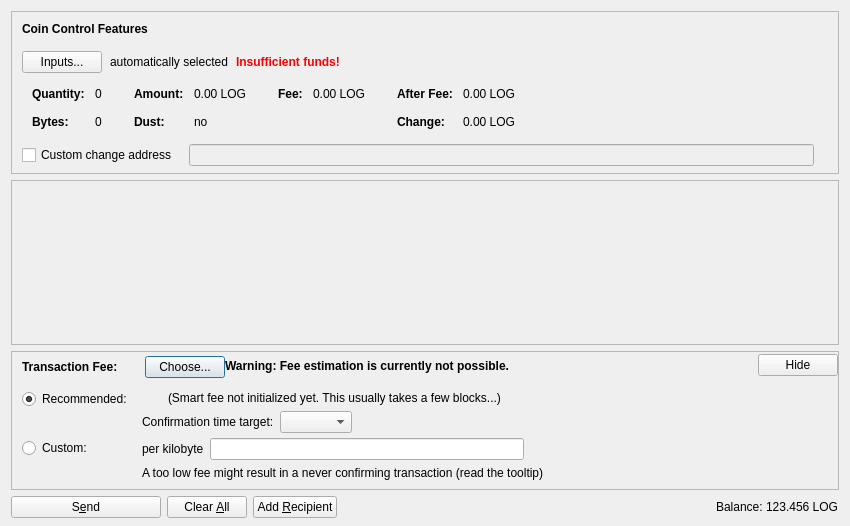
<?xml version="1.0" encoding="UTF-8"?>
<ui version="4.0">
 <class>SendCoinsDialog</class>
 <widget class="QDialog" name="SendCoinsDialog">
  <property name="geometry">
   <rect>
    <x>0</x>
    <y>0</y>
    <width>850</width>
    <height>526</height>
   </rect>
  </property>
  <property name="windowTitle">
   <string>Send Coins</string>
  </property>
  <layout class="QVBoxLayout" name="verticalLayout" stretch="0,1,0,0">
   <property name="bottomMargin">
    <number>8</number>
   </property>
   <item>
    <widget class="QFrame" name="frameCoinControl">
     <property name="sizePolicy">
      <sizepolicy hsizetype="Expanding" vsizetype="Expanding">
       <horstretch>0</horstretch>
       <verstretch>0</verstretch>
      </sizepolicy>
     </property>
     <property name="maximumSize">
      <size>
       <width>16777215</width>
       <height>16777215</height>
      </size>
     </property>
     <property name="frameShape">
      <enum>QFrame::StyledPanel</enum>
     </property>
     <property name="frameShadow">
      <enum>QFrame::Sunken</enum>
     </property>
     <layout class="QVBoxLayout" name="verticalLayoutCoinControl2">
      <property name="spacing">
       <number>0</number>
      </property>
      <property name="leftMargin">
       <number>0</number>
      </property>
      <property name="topMargin">
       <number>0</number>
      </property>
      <property name="rightMargin">
       <number>0</number>
      </property>
      <property name="bottomMargin">
       <number>6</number>
      </property>
      <item>
       <layout class="QVBoxLayout" name="verticalLayoutCoinControl" stretch="0,0,0,0,1">
        <property name="spacing">
         <number>0</number>
        </property>
        <property name="leftMargin">
         <number>10</number>
        </property>
        <property name="topMargin">
         <number>10</number>
        </property>
        <item>
         <layout class="QHBoxLayout" name="horizontalLayoutCoinControl1">
          <property name="bottomMargin">
           <number>15</number>
          </property>
          <item>
           <widget class="QLabel" name="labelCoinControlFeatures">
            <property name="sizePolicy">
             <sizepolicy hsizetype="Preferred" vsizetype="Maximum">
              <horstretch>0</horstretch>
              <verstretch>0</verstretch>
             </sizepolicy>
            </property>
            <property name="font">
             <font>
              <weight>75</weight>
              <bold>true</bold>
             </font>
            </property>
            <property name="styleSheet">
             <string notr="true">font-weight:bold;</string>
            </property>
            <property name="text">
             <string>Coin Control Features</string>
            </property>
           </widget>
          </item>
         </layout>
        </item>
        <item>
         <layout class="QHBoxLayout" name="horizontalLayoutCoinControl2" stretch="0,0,0,0">
          <property name="spacing">
           <number>8</number>
          </property>
          <property name="bottomMargin">
           <number>10</number>
          </property>
          <item>
           <widget class="QPushButton" name="pushButtonCoinControl">
            <property name="styleSheet">
             <string notr="true"/>
            </property>
            <property name="text">
             <string>Inputs...</string>
            </property>
            <property name="autoDefault">
             <bool>false</bool>
            </property>
           </widget>
          </item>
          <item>
           <widget class="QLabel" name="labelCoinControlAutomaticallySelected">
            <property name="text">
             <string>automatically selected</string>
            </property>
            <property name="margin">
             <number>5</number>
            </property>
           </widget>
          </item>
          <item>
           <widget class="QLabel" name="labelCoinControlInsuffFunds">
            <property name="font">
             <font>
              <weight>75</weight>
              <bold>true</bold>
             </font>
            </property>
            <property name="styleSheet">
             <string notr="true">color:red;font-weight:bold;</string>
            </property>
            <property name="text">
             <string>Insufficient funds!</string>
            </property>
            <property name="margin">
             <number>5</number>
            </property>
           </widget>
          </item>
          <item>
           <spacer name="horizontalSpacerCoinControl">
            <property name="orientation">
             <enum>Qt::Horizontal</enum>
            </property>
            <property name="sizeHint" stdset="0">
             <size>
              <width>40</width>
              <height>1</height>
             </size>
            </property>
           </spacer>
          </item>
         </layout>
        </item>
        <item>
         <widget class="QWidget" name="widgetCoinControl" native="true">
          <property name="sizePolicy">
           <sizepolicy hsizetype="Preferred" vsizetype="Preferred">
            <horstretch>0</horstretch>
            <verstretch>0</verstretch>
           </sizepolicy>
          </property>
          <property name="minimumSize">
           <size>
            <width>0</width>
            <height>0</height>
           </size>
          </property>
          <property name="styleSheet">
           <string notr="true"/>
          </property>
          <layout class="QHBoxLayout" name="horizontalLayoutCoinControl5">
           <property name="leftMargin">
            <number>0</number>
           </property>
           <property name="topMargin">
            <number>0</number>
           </property>
           <property name="rightMargin">
            <number>0</number>
           </property>
           <property name="bottomMargin">
            <number>0</number>
           </property>
           <item>
            <layout class="QHBoxLayout" name="horizontalLayoutCoinControl3" stretch="0,0,0,1">
             <property name="spacing">
              <number>20</number>
             </property>
             <property name="topMargin">
              <number>0</number>
             </property>
             <property name="bottomMargin">
              <number>10</number>
             </property>
             <item>
              <layout class="QFormLayout" name="formLayoutCoinControl1">
               <property name="horizontalSpacing">
                <number>10</number>
               </property>
               <property name="verticalSpacing">
                <number>14</number>
               </property>
               <property name="leftMargin">
                <number>10</number>
               </property>
               <property name="topMargin">
                <number>4</number>
               </property>
               <property name="rightMargin">
                <number>6</number>
               </property>
               <item row="0" column="0">
                <widget class="QLabel" name="labelCoinControlQuantityText">
                 <property name="font">
                  <font>
                   <weight>75</weight>
                   <bold>true</bold>
                  </font>
                 </property>
                 <property name="text">
                  <string>Quantity:</string>
                 </property>
                 <property name="margin">
                  <number>0</number>
                 </property>
                </widget>
               </item>
               <item row="0" column="1">
                <widget class="QLabel" name="labelCoinControlQuantity">
                 <property name="cursor">
                  <cursorShape>IBeamCursor</cursorShape>
                 </property>
                 <property name="contextMenuPolicy">
                  <enum>Qt::ActionsContextMenu</enum>
                 </property>
                 <property name="text">
                  <string notr="true">0</string>
                 </property>
                 <property name="margin">
                  <number>0</number>
                 </property>
                 <property name="textInteractionFlags">
                  <set>Qt::LinksAccessibleByMouse|Qt::TextSelectableByKeyboard|Qt::TextSelectableByMouse</set>
                 </property>
                </widget>
               </item>
               <item row="1" column="0">
                <widget class="QLabel" name="labelCoinControlBytesText">
                 <property name="font">
                  <font>
                   <weight>75</weight>
                   <bold>true</bold>
                  </font>
                 </property>
                 <property name="text">
                  <string>Bytes:</string>
                 </property>
                </widget>
               </item>
               <item row="1" column="1">
                <widget class="QLabel" name="labelCoinControlBytes">
                 <property name="cursor">
                  <cursorShape>IBeamCursor</cursorShape>
                 </property>
                 <property name="contextMenuPolicy">
                  <enum>Qt::ActionsContextMenu</enum>
                 </property>
                 <property name="text">
                  <string notr="true">0</string>
                 </property>
                 <property name="textInteractionFlags">
                  <set>Qt::LinksAccessibleByMouse|Qt::TextSelectableByKeyboard|Qt::TextSelectableByMouse</set>
                 </property>
                </widget>
               </item>
              </layout>
             </item>
             <item>
              <layout class="QFormLayout" name="formLayoutCoinControl2">
               <property name="horizontalSpacing">
                <number>10</number>
               </property>
               <property name="verticalSpacing">
                <number>14</number>
               </property>
               <property name="leftMargin">
                <number>6</number>
               </property>
               <property name="topMargin">
                <number>4</number>
               </property>
               <property name="rightMargin">
                <number>6</number>
               </property>
               <item row="0" column="0">
                <widget class="QLabel" name="labelCoinControlAmountText">
                 <property name="font">
                  <font>
                   <weight>75</weight>
                   <bold>true</bold>
                  </font>
                 </property>
                 <property name="text">
                  <string>Amount:</string>
                 </property>
                 <property name="margin">
                  <number>0</number>
                 </property>
                </widget>
               </item>
               <item row="0" column="1">
                <widget class="QLabel" name="labelCoinControlAmount">
                 <property name="cursor">
                  <cursorShape>IBeamCursor</cursorShape>
                 </property>
                 <property name="contextMenuPolicy">
                  <enum>Qt::ActionsContextMenu</enum>
                 </property>
                 <property name="text">
                  <string notr="true">0.00 LOG</string>
                 </property>
                 <property name="textInteractionFlags">
                  <set>Qt::LinksAccessibleByMouse|Qt::TextSelectableByKeyboard|Qt::TextSelectableByMouse</set>
                 </property>
                </widget>
               </item>
               <item row="1" column="0">
                <widget class="QLabel" name="labelCoinControlLowOutputText">
                 <property name="font">
                  <font>
                   <weight>75</weight>
                   <bold>true</bold>
                  </font>
                 </property>
                 <property name="text">
                  <string>Dust:</string>
                 </property>
                </widget>
               </item>
               <item row="1" column="1">
                <widget class="QLabel" name="labelCoinControlLowOutput">
                 <property name="cursor">
                  <cursorShape>IBeamCursor</cursorShape>
                 </property>
                 <property name="contextMenuPolicy">
                  <enum>Qt::ActionsContextMenu</enum>
                 </property>
                 <property name="text">
                  <string notr="true">no</string>
                 </property>
                 <property name="textInteractionFlags">
                  <set>Qt::LinksAccessibleByMouse|Qt::TextSelectableByKeyboard|Qt::TextSelectableByMouse</set>
                 </property>
                </widget>
               </item>
              </layout>
             </item>
             <item>
              <layout class="QFormLayout" name="formLayoutCoinControl3">
               <property name="horizontalSpacing">
                <number>10</number>
               </property>
               <property name="verticalSpacing">
                <number>14</number>
               </property>
               <property name="leftMargin">
                <number>6</number>
               </property>
               <property name="topMargin">
                <number>4</number>
               </property>
               <property name="rightMargin">
                <number>6</number>
               </property>
               <item row="0" column="0">
                <widget class="QLabel" name="labelCoinControlFeeText">
                 <property name="font">
                  <font>
                   <weight>75</weight>
                   <bold>true</bold>
                  </font>
                 </property>
                 <property name="text">
                  <string>Fee:</string>
                 </property>
                 <property name="margin">
                  <number>0</number>
                 </property>
                </widget>
               </item>
               <item row="0" column="1">
                <widget class="QLabel" name="labelCoinControlFee">
                 <property name="cursor">
                  <cursorShape>IBeamCursor</cursorShape>
                 </property>
                 <property name="contextMenuPolicy">
                  <enum>Qt::ActionsContextMenu</enum>
                 </property>
                 <property name="text">
                  <string notr="true">0.00 LOG</string>
                 </property>
                 <property name="textInteractionFlags">
                  <set>Qt::LinksAccessibleByMouse|Qt::TextSelectableByKeyboard|Qt::TextSelectableByMouse</set>
                 </property>
                </widget>
               </item>
              </layout>
             </item>
             <item>
              <layout class="QFormLayout" name="formLayoutCoinControl4">
               <property name="horizontalSpacing">
                <number>10</number>
               </property>
               <property name="verticalSpacing">
                <number>14</number>
               </property>
               <property name="leftMargin">
                <number>6</number>
               </property>
               <property name="topMargin">
                <number>4</number>
               </property>
               <property name="rightMargin">
                <number>6</number>
               </property>
               <item row="0" column="0">
                <widget class="QLabel" name="labelCoinControlAfterFeeText">
                 <property name="font">
                  <font>
                   <weight>75</weight>
                   <bold>true</bold>
                  </font>
                 </property>
                 <property name="text">
                  <string>After Fee:</string>
                 </property>
                 <property name="margin">
                  <number>0</number>
                 </property>
                </widget>
               </item>
               <item row="0" column="1">
                <widget class="QLabel" name="labelCoinControlAfterFee">
                 <property name="cursor">
                  <cursorShape>IBeamCursor</cursorShape>
                 </property>
                 <property name="contextMenuPolicy">
                  <enum>Qt::ActionsContextMenu</enum>
                 </property>
                 <property name="text">
                  <string notr="true">0.00 LOG</string>
                 </property>
                 <property name="textInteractionFlags">
                  <set>Qt::LinksAccessibleByMouse|Qt::TextSelectableByKeyboard|Qt::TextSelectableByMouse</set>
                 </property>
                </widget>
               </item>
               <item row="1" column="0">
                <widget class="QLabel" name="labelCoinControlChangeText">
                 <property name="font">
                  <font>
                   <weight>75</weight>
                   <bold>true</bold>
                  </font>
                 </property>
                 <property name="text">
                  <string>Change:</string>
                 </property>
                </widget>
               </item>
               <item row="1" column="1">
                <widget class="QLabel" name="labelCoinControlChange">
                 <property name="cursor">
                  <cursorShape>IBeamCursor</cursorShape>
                 </property>
                 <property name="contextMenuPolicy">
                  <enum>Qt::ActionsContextMenu</enum>
                 </property>
                 <property name="text">
                  <string notr="true">0.00 LOG</string>
                 </property>
                 <property name="textInteractionFlags">
                  <set>Qt::LinksAccessibleByMouse|Qt::TextSelectableByKeyboard|Qt::TextSelectableByMouse</set>
                 </property>
                </widget>
               </item>
              </layout>
             </item>
            </layout>
           </item>
          </layout>
         </widget>
        </item>
        <item>
         <layout class="QHBoxLayout" name="horizontalLayoutCoinControl4" stretch="0,0,0">
          <property name="spacing">
           <number>12</number>
          </property>
          <property name="sizeConstraint">
           <enum>QLayout::SetDefaultConstraint</enum>
          </property>
          <property name="topMargin">
           <number>5</number>
          </property>
          <property name="rightMargin">
           <number>5</number>
          </property>
          <item>
           <widget class="QCheckBox" name="checkBoxCoinControlChange">
            <property name="toolTip">
             <string>If this is activated, but the change address is empty or invalid, change will be sent to a newly generated address.</string>
            </property>
            <property name="text">
             <string>Custom change address</string>
            </property>
           </widget>
          </item>
          <item>
           <widget class="QValidatedLineEdit" name="lineEditCoinControlChange">
            <property name="enabled">
             <bool>false</bool>
            </property>
            <property name="sizePolicy">
             <sizepolicy hsizetype="Expanding" vsizetype="Fixed">
              <horstretch>0</horstretch>
              <verstretch>0</verstretch>
             </sizepolicy>
            </property>
           </widget>
          </item>
          <item>
           <widget class="QLabel" name="labelCoinControlChangeLabel">
            <property name="sizePolicy">
             <sizepolicy hsizetype="Preferred" vsizetype="Expanding">
              <horstretch>0</horstretch>
              <verstretch>0</verstretch>
             </sizepolicy>
            </property>
            <property name="minimumSize">
             <size>
              <width>0</width>
              <height>0</height>
             </size>
            </property>
            <property name="text">
             <string/>
            </property>
            <property name="margin">
             <number>3</number>
            </property>
           </widget>
          </item>
         </layout>
        </item>
        <item>
         <spacer name="verticalSpacerCoinControl">
          <property name="orientation">
           <enum>Qt::Vertical</enum>
          </property>
          <property name="sizeHint" stdset="0">
           <size>
            <width>800</width>
            <height>1</height>
           </size>
          </property>
         </spacer>
        </item>
       </layout>
      </item>
     </layout>
    </widget>
   </item>
   <item>
    <widget class="QScrollArea" name="scrollArea">
     <property name="widgetResizable">
      <bool>true</bool>
     </property>
     <widget class="QWidget" name="scrollAreaWidgetContents">
      <property name="geometry">
       <rect>
        <x>0</x>
        <y>0</y>
        <width>830</width>
        <height>104</height>
       </rect>
      </property>
      <layout class="QVBoxLayout" name="verticalLayout_2" stretch="0,1">
       <property name="leftMargin">
        <number>0</number>
       </property>
       <property name="topMargin">
        <number>0</number>
       </property>
       <property name="rightMargin">
        <number>0</number>
       </property>
       <property name="bottomMargin">
        <number>0</number>
       </property>
       <item>
        <layout class="QVBoxLayout" name="entries">
         <property name="spacing">
          <number>6</number>
         </property>
        </layout>
       </item>
       <item>
        <spacer name="verticalSpacer">
         <property name="orientation">
          <enum>Qt::Vertical</enum>
         </property>
         <property name="sizeHint" stdset="0">
          <size>
           <width>20</width>
           <height>40</height>
          </size>
         </property>
        </spacer>
       </item>
      </layout>
     </widget>
    </widget>
   </item>
   <item>
    <widget class="QFrame" name="frameFee">
     <property name="sizePolicy">
      <sizepolicy hsizetype="Expanding" vsizetype="Expanding">
       <horstretch>0</horstretch>
       <verstretch>0</verstretch>
      </sizepolicy>
     </property>
     <property name="maximumSize">
      <size>
       <width>16777215</width>
       <height>16777215</height>
      </size>
     </property>
     <property name="frameShape">
      <enum>QFrame::StyledPanel</enum>
     </property>
     <property name="frameShadow">
      <enum>QFrame::Sunken</enum>
     </property>
     <layout class="QVBoxLayout" name="verticalLayoutFee1">
      <property name="spacing">
       <number>0</number>
      </property>
      <property name="leftMargin">
       <number>0</number>
      </property>
      <property name="topMargin">
       <number>0</number>
      </property>
      <property name="rightMargin">
       <number>0</number>
      </property>
      <property name="bottomMargin">
       <number>0</number>
      </property>
      <item>
       <layout class="QVBoxLayout" name="verticalLayoutFee2" stretch="0,0,0">
        <property name="spacing">
         <number>0</number>
        </property>
        <property name="leftMargin">
         <number>10</number>
        </property>
        <property name="topMargin">
         <number>0</number>
        </property>
        <item>
         <layout class="QHBoxLayout" name="horizontalLayoutFee1">
          <property name="bottomMargin">
           <number>0</number>
          </property>
          <item>
           <layout class="QVBoxLayout" name="verticalLayoutFee7">
            <property name="spacing">
             <number>0</number>
            </property>
            <item>
             <spacer name="verticalSpacerSmartFee">
              <property name="orientation">
               <enum>Qt::Vertical</enum>
              </property>
              <property name="sizeType">
               <enum>QSizePolicy::Fixed</enum>
              </property>
              <property name="sizeHint" stdset="0">
               <size>
                <width>1</width>
                <height>4</height>
               </size>
              </property>
             </spacer>
            </item>
            <item>
             <layout class="QHBoxLayout" name="horizontalLayoutSmartFee">
              <property name="spacing">
               <number>10</number>
              </property>
              <item>
               <widget class="QLabel" name="labelFeeHeadline">
                <property name="sizePolicy">
                 <sizepolicy hsizetype="Preferred" vsizetype="Maximum">
                  <horstretch>0</horstretch>
                  <verstretch>0</verstretch>
                 </sizepolicy>
                </property>
                <property name="font">
                 <font>
                  <weight>75</weight>
                  <bold>true</bold>
                 </font>
                </property>
                <property name="styleSheet">
                 <string notr="true">font-weight:bold;</string>
                </property>
                <property name="text">
                 <string>Transaction Fee:</string>
                </property>
               </widget>
              </item>
              <item>
               <widget class="QLabel" name="labelFeeMinimized">
                <property name="text">
                 <string/>
                </property>
               </widget>
              </item>
              <item>
               <widget class="QPushButton" name="buttonChooseFee">
                <property name="text">
                 <string>Choose...</string>
                </property>
               </widget>
              </item>
             </layout>
            </item>
            <item>
             <spacer name="verticalSpacer_5">
              <property name="orientation">
               <enum>Qt::Vertical</enum>
              </property>
              <property name="sizeHint" stdset="0">
               <size>
                <width>1</width>
                <height>1</height>
               </size>
              </property>
             </spacer>
            </item>
           </layout>
          </item>
          <item>
           <widget class="QLabel" name="fallbackFeeWarningLabel">
            <property name="toolTip">
             <string>Using the fallbackfee can result in sending a transaction that will take several hours or days (or never) to confirm. Consider choosing your fee manually or wait until you have validated the complete chain.</string>
            </property>
            <property name="font">
            <font>
                <weight>75</weight>
                <bold>true</bold>
            </font>
            </property>
            <property name="text">
             <string>Warning: Fee estimation is currently not possible.</string>
            </property>
            <property name="wordWrap">
             <bool>false</bool>
            </property>
           </widget>
          </item>
          <item>
           <spacer name="horizontalSpacer_4">
            <property name="orientation">
             <enum>Qt::Horizontal</enum>
            </property>
            <property name="sizeType">
             <enum>QSizePolicy::MinimumExpanding</enum>
            </property>
            <property name="sizeHint" stdset="0">
             <size>
              <width>40</width>
              <height>20</height>
             </size>
            </property>
           </spacer>
          </item>
          <item>
           <widget class="QPushButton" name="buttonMinimizeFee">
            <property name="toolTip">
             <string>collapse fee-settings</string>
            </property>
            <property name="text">
             <string>Hide</string>
            </property>
           </widget>
          </item>
         </layout>
        </item>
        <item>
         <widget class="QFrame" name="frameFeeSelection">
          <layout class="QVBoxLayout" name="verticalLayoutFee12">
           <property name="spacing">
            <number>0</number>
           </property>
           <property name="leftMargin">
            <number>0</number>
           </property>
           <property name="topMargin">
            <number>0</number>
           </property>
           <property name="rightMargin">
            <number>0</number>
           </property>
           <property name="bottomMargin">
            <number>0</number>
           </property>
           <item>
            <layout class="QGridLayout" name="gridLayoutFee">
             <property name="topMargin">
              <number>10</number>
             </property>
             <property name="bottomMargin">
              <number>4</number>
             </property>
             <property name="horizontalSpacing">
              <number>10</number>
             </property>
             <property name="verticalSpacing">
              <number>4</number>
             </property>
             <item row="1" column="1">
              <layout class="QVBoxLayout" name="verticalLayoutFee8">
               <property name="spacing">
                <number>6</number>
               </property>
               <item>
                <layout class="QHBoxLayout" name="horizontalLayoutFee13">
                 <item>
                  <widget class="QLabel" name="labelCustomPerKilobyte">
                   <property name="toolTip">
                    <string>Specify a custom fee per kB (1,000 bytes) of the transaction's virtual size.

Note:  Since the fee is calculated on a per-byte basis, a fee of "100 satoshis per kB" for a transaction size of 500 bytes (half of 1 kB) would ultimately yield a fee of only 50 satoshis.</string>
                   </property>
                   <property name="text">
                    <string>per kilobyte</string>
                   </property>
                  </widget>
                 </item>
                 <item>
                  <widget class="BitcoinAmountField" name="customFee"/>
                 </item>
                 <item>
                  <spacer name="horizontalSpacer_6">
                   <property name="orientation">
                    <enum>Qt::Horizontal</enum>
                   </property>
                   <property name="sizeHint" stdset="0">
                    <size>
                     <width>1</width>
                     <height>1</height>
                    </size>
                   </property>
                  </spacer>
                 </item>
                </layout>
               </item>
               <item>
                <layout class="QHBoxLayout" name="horizontalLayoutFee8">
                 <item>
                  <widget class="QLabel" name="labelCustomFeeWarning">
                   <property name="enabled">
                    <bool>true</bool>
                   </property>
                   <property name="toolTip">
                    <string>When there is less transaction volume than space in the blocks, miners as well as relaying nodes may enforce a minimum fee. Paying only this minimum fee is just fine, but be aware that this can result in a never confirming transaction once there is more demand for litecoin transactions than the network can process.</string>
                   </property>
                   <property name="text">
                    <string>A too low fee might result in a never confirming transaction (read the tooltip)</string>
                   </property>
                  </widget>
                 </item>
                 <item>
                  <spacer name="horizontalSpacer_2">
                   <property name="orientation">
                    <enum>Qt::Horizontal</enum>
                   </property>
                   <property name="sizeHint" stdset="0">
                    <size>
                     <width>1</width>
                     <height>1</height>
                    </size>
                   </property>
                  </spacer>
                 </item>
                </layout>
               </item>
              </layout>
             </item>
             <item row="0" column="0">
              <layout class="QVBoxLayout" name="verticalLayoutFee4" stretch="0,1">
               <item>
                <widget class="QRadioButton" name="radioSmartFee">
                 <property name="text">
                  <string>Recommended:</string>
                 </property>
                 <property name="checked">
                  <bool>true</bool>
                 </property>
                 <attribute name="buttonGroup">
                  <string notr="true">groupFee</string>
                 </attribute>
                </widget>
               </item>
               <item>
                <spacer name="verticalSpacer_2">
                 <property name="orientation">
                  <enum>Qt::Vertical</enum>
                 </property>
                 <property name="sizeHint" stdset="0">
                  <size>
                   <width>1</width>
                   <height>1</height>
                  </size>
                 </property>
                </spacer>
               </item>
              </layout>
             </item>
             <item row="1" column="0">
              <layout class="QVBoxLayout" name="verticalLayoutFee9" stretch="0,1">
               <item>
                <widget class="QRadioButton" name="radioCustomFee">
                 <property name="text">
                  <string>Custom:</string>
                 </property>
                 <attribute name="buttonGroup">
                  <string notr="true">groupFee</string>
                 </attribute>
                </widget>
               </item>
               <item>
                <spacer name="verticalSpacer_6">
                 <property name="orientation">
                  <enum>Qt::Vertical</enum>
                 </property>
                 <property name="sizeHint" stdset="0">
                  <size>
                   <width>1</width>
                   <height>1</height>
                  </size>
                 </property>
                </spacer>
               </item>
              </layout>
             </item>
             <item row="0" column="1">
              <layout class="QVBoxLayout" name="verticalLayoutFee3" stretch="0,0,1">
               <property name="spacing">
                <number>6</number>
               </property>
               <property name="topMargin">
                <number>2</number>
               </property>
               <item>
                <layout class="QHBoxLayout" name="horizontalLayoutFee12">
                 <item>
                  <widget class="QLabel" name="labelSmartFee">
                   <property name="text">
                    <string/>
                   </property>
                  </widget>
                 </item>
                 <item>
                  <widget class="QLabel" name="labelFeeEstimation">
                   <property name="text">
                    <string/>
                   </property>
                  </widget>
                 </item>
                 <item>
                  <widget class="QLabel" name="labelSmartFee2">
                   <property name="text">
                    <string>(Smart fee not initialized yet. This usually takes a few blocks...)</string>
                   </property>
                  </widget>
                 </item>
                 <item>
                  <spacer name="horizontalSpacer_5">
                   <property name="orientation">
                    <enum>Qt::Horizontal</enum>
                   </property>
                   <property name="sizeHint" stdset="0">
                    <size>
                     <width>1</width>
                     <height>1</height>
                    </size>
                   </property>
                  </spacer>
                 </item>
                </layout>
               </item>
               <item>
                <layout class="QHBoxLayout" name="horizontalLayoutFee9">
                 <item>
                  <layout class="QVBoxLayout" name="verticalLayoutFee6">
                   <item>
                    <widget class="QLabel" name="labelSmartFee3">
                     <property name="text">
                      <string>Confirmation time target:</string>
                     </property>
                    </widget>
                   </item>
                  </layout>
                 </item>
                 <item>
                  <layout class="QVBoxLayout" name="verticalLayoutFee5">
                   <property name="rightMargin">
                    <number>30</number>
                   </property>
                   <item>
                    <layout class="QHBoxLayout" name="horizontalLayoutConfTarget">
                     <property name="bottomMargin">
                      <number>0</number>
                     </property>
                     <item>
                      <widget class="QComboBox" name="confTargetSelector"/>
                     </item>
                     <item>
                      <spacer name="horizontalSpacerConfTarget">
                       <property name="orientation">
                        <enum>Qt::Horizontal</enum>
                       </property>
                       <property name="sizeHint" stdset="0">
                        <size>
                         <width>40</width>
                         <height>20</height>
                        </size>
                       </property>
                      </spacer>
                     </item>
                    </layout>
                   </item>
                  </layout>
                 </item>
                </layout>
               </item>
               <item>
                <spacer name="verticalSpacer_4">
                 <property name="orientation">
                  <enum>Qt::Vertical</enum>
                 </property>
                 <property name="sizeHint" stdset="0">
                  <size>
                   <width>1</width>
                   <height>1</height>
                  </size>
                 </property>
                </spacer>
               </item>
              </layout>
             </item>
            </layout>
           </item>
          </layout>
         </widget>
        </item>
        <item>
         <spacer name="verticalSpacerFee">
          <property name="orientation">
           <enum>Qt::Vertical</enum>
          </property>
          <property name="sizeHint" stdset="0">
           <size>
            <width>40</width>
            <height>5</height>
           </size>
          </property>
         </spacer>
        </item>
       </layout>
      </item>
     </layout>
    </widget>
   </item>
   <item>
    <layout class="QHBoxLayout" name="horizontalLayout">
     <item>
      <widget class="QPushButton" name="sendButton">
       <property name="minimumSize">
        <size>
         <width>150</width>
         <height>0</height>
        </size>
       </property>
       <property name="toolTip">
        <string>Confirm the send action</string>
       </property>
       <property name="text">
        <string>S&amp;end</string>
       </property>
       <property name="icon">
        <iconset resource="../bitcoin.qrc">
         <normaloff>:/icons/send</normaloff>:/icons/send</iconset>
       </property>
       <property name="autoDefault">
        <bool>false</bool>
       </property>
       <property name="default">
        <bool>false</bool>
       </property>
      </widget>
     </item>
     <item>
      <widget class="QPushButton" name="clearButton">
       <property name="sizePolicy">
        <sizepolicy hsizetype="Minimum" vsizetype="Fixed">
         <horstretch>0</horstretch>
         <verstretch>0</verstretch>
        </sizepolicy>
       </property>
       <property name="toolTip">
        <string>Clear all fields of the form.</string>
       </property>
       <property name="text">
        <string>Clear &amp;All</string>
       </property>
       <property name="icon">
        <iconset resource="../bitcoin.qrc">
         <normaloff>:/icons/remove</normaloff>:/icons/remove</iconset>
       </property>
       <property name="autoDefault">
        <bool>false</bool>
       </property>
      </widget>
     </item>
     <item>
      <widget class="QPushButton" name="addButton">
       <property name="toolTip">
        <string>Send to multiple recipients at once</string>
       </property>
       <property name="text">
        <string>Add &amp;Recipient</string>
       </property>
       <property name="icon">
        <iconset resource="../bitcoin.qrc">
         <normaloff>:/icons/add</normaloff>:/icons/add</iconset>
       </property>
       <property name="autoDefault">
        <bool>false</bool>
       </property>
      </widget>
     </item>
     <item>
      <spacer name="horizontalSpacer">
       <property name="orientation">
        <enum>Qt::Horizontal</enum>
       </property>
       <property name="sizeHint" stdset="0">
        <size>
         <width>40</width>
         <height>20</height>
        </size>
       </property>
      </spacer>
     </item>
     <item>
      <layout class="QHBoxLayout" name="horizontalLayout_2">
       <property name="spacing">
        <number>3</number>
       </property>
       <item>
        <widget class="QLabel" name="label">
         <property name="sizePolicy">
          <sizepolicy hsizetype="Preferred" vsizetype="Fixed">
           <horstretch>0</horstretch>
           <verstretch>0</verstretch>
          </sizepolicy>
         </property>
         <property name="text">
          <string>Balance:</string>
         </property>
        </widget>
       </item>
       <item>
        <widget class="QLabel" name="labelBalance">
         <property name="sizePolicy">
          <sizepolicy hsizetype="Preferred" vsizetype="Fixed">
           <horstretch>0</horstretch>
           <verstretch>0</verstretch>
          </sizepolicy>
         </property>
         <property name="cursor">
          <cursorShape>IBeamCursor</cursorShape>
         </property>
         <property name="text">
          <string notr="true">123.456 LOG</string>
         </property>
         <property name="textInteractionFlags">
          <set>Qt::LinksAccessibleByMouse|Qt::TextSelectableByKeyboard|Qt::TextSelectableByMouse</set>
         </property>
        </widget>
       </item>
      </layout>
     </item>
    </layout>
   </item>
  </layout>
 </widget>
 <customwidgets>
  <customwidget>
   <class>QValidatedLineEdit</class>
   <extends>QLineEdit</extends>
   <header>qt/qvalidatedlineedit.h</header>
  </customwidget>
  <customwidget>
   <class>BitcoinAmountField</class>
   <extends>QLineEdit</extends>
   <header>qt/bitcoinamountfield.h</header>
   <container>1</container>
  </customwidget>
 </customwidgets>
 <resources>
  <include location="../bitcoin.qrc"/>
 </resources>
 <connections/>
 <buttongroups>
  <buttongroup name="groupFee"/>
 </buttongroups>
</ui>
